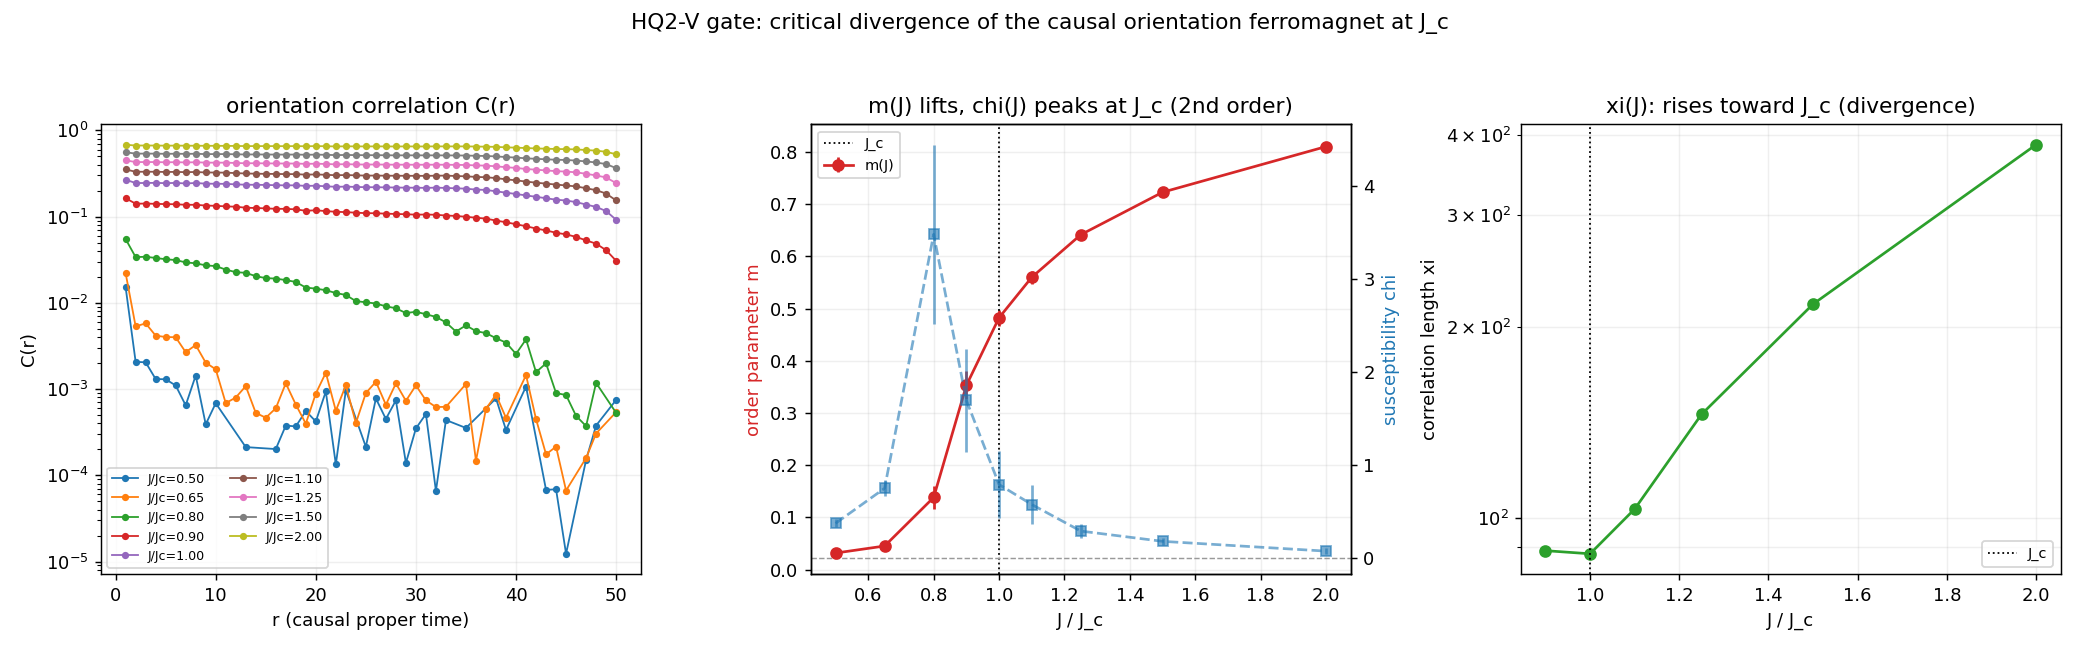

Reproduce this figure in Python.
"""HQ2V_gate.py -- MANDATORY engineering gate for HQ2.

Charter: HQ2_CRITICAL_FERROMAGNET.md (HQ2-V).  Nothing downstream (c_eff, G_eff,
sigma8) may be measured until this passes.  Pre-registered question: does the
orientation correlation length xi(J) DIVERGE as J -> J_c, and is the transition
second order (continuous)?  If xi does not diverge, the transition is not
continuous and the "critical fluctuations" premise of HQ2 is void.

Method (reuses the E1 motor only):
  * build the SAME causal link graph as E1-1 (rho=2, elongated tube), one per seed;
  * for J spanning [0.5 J_c, 2 J_c] around J_c=0.08 (O(3) chi-peak from E1-2),
    measure m(J), chi(J), and C(r);
  * seed-average C(r) (count-weighted) and extract xi(J) with the SAME validated
    classifier E1 used (orientation_core.fit_forms).

PASS criteria (pre-registered):
  (1) chi(J) has an interior peak near J_c (susceptibility divergence);
  (2) xi(J) rises toward J_c from the disordered side (J<J_c);
  (3) the transition is continuous: m(J) lifts smoothly from ~1/sqrt(N), no jump
      (2nd order, as E1-2 already found) -- NOT first order.

Anti-circularity: J_c is the E1 measured value, not tuned; no exponent inserted.
"""
from __future__ import annotations

import json
import sys
import time
from pathlib import Path

import numpy as np
import matplotlib
matplotlib.use("Agg")
import matplotlib.pyplot as plt  # noqa: E402

import hq2_core as hc  # noqa: E402

OUT = Path(__file__).resolve().parent
JC = hc.JC["O(3)"]                                    # 0.08
# J grid straddling J_c across [0.5 J_c, 2 J_c], denser near J_c
J_OVER_JC = [0.5, 0.65, 0.8, 0.9, 1.0, 1.1, 1.25, 1.5, 2.0]
JS = [round(r * JC, 4) for r in J_OVER_JC]
N_SEEDS = int(sys.argv[1]) if len(sys.argv) > 1 else 10
N_BURN = 1500                                         # critical slowing down
N_MEAS = 150
MIN_COUNT = 200
BASELINE_FRAC = None                                  # set from graph n


def main():
    t0 = time.time()
    print("=" * 72)
    print(f"HQ2-V gate -- xi(J) divergence at J_c={JC} (O(3) causal ferromagnet)")
    print(f"seeds={N_SEEDS}  J/J_c={J_OVER_JC}  J={JS}")
    print("=" * 72)

    raw = {J: [] for J in JS}
    mvals = {J: [] for J in JS}
    chivals = {J: [] for J in JS}
    ns = []
    for seed in range(N_SEEDS):
        g, sources, dist_list = hc.build_seed(seed)
        ns.append(g.n)
        for J in JS:
            r, C, w, mm, msd, chi = hc.run_o3(g, sources, dist_list, J, seed,
                                              n_burn=N_BURN, n_meas=N_MEAS)
            raw[J].append((r, C, w))
            mvals[J].append(mm)
            chivals[J].append(chi)
        print(f"  seed {seed:2d}: n={g.n}  ({time.time()-t0:.0f}s)")

    N = float(np.mean(ns))
    baseline = 1.0 / np.sqrt(N)
    r_ref = np.arange(1, hc.R_CAP + 1)
    rows = []
    for J in JS:
        Cmean, Cstd, Wtot = hc.aggregate_curves(raw[J], r_ref, N_SEEDS)
        xi = hc.xi_from_curve(r_ref, Cmean, Cstd, Wtot, min_count=MIN_COUNT)
        m_mean = float(np.mean(mvals[J]))
        m_err = float(np.std(mvals[J]))
        chi_mean = float(np.mean(chivals[J]))
        chi_err = float(np.std(chivals[J]))
        rows.append({"J": J, "J_over_Jc": J / JC, "m": m_mean, "m_err": m_err,
                     "chi": chi_mean, "chi_err": chi_err, "winner": xi["winner"],
                     "xi": xi["xi"], "eta": xi["eta"], "C_long": xi["C_long"],
                     "n_points": xi["n_points"]})
        xitag = f"xi={xi['xi']:.1f}" if np.isfinite(xi["xi"]) else "xi=---"
        print(f"  J={J:6.4f} (J/Jc={J/JC:.2f})  m={m_mean:.3f}+-{m_err:.3f}  "
              f"chi={chi_mean:7.3f}  {xi['winner']:12s} {xitag} "
              f"C_long={xi['C_long']:.3f}")

    # ---- PASS evaluation (pre-registered) ----
    Jarr = np.array(JS)
    marr = np.array([r["m"] for r in rows])
    chiarr = np.array([r["chi"] for r in rows])
    # (1) chi peak is interior (not at an endpoint) and near J_c
    ipk = int(np.argmax(chiarr))
    chi_peak_J = JS[ipk]
    chi_interior_peak = 0 < ipk < len(JS) - 1
    chi_peak_near_Jc = 0.5 * JC <= chi_peak_J <= 2.0 * JC
    # (2) xi divergence across the critical region.  A 2nd-order transition has
    #     xi -> infinity at J_c.  The faithful finite-system signature here:
    #       - deep in the disordered phase (J << J_c) C(r) decays FASTER than the
    #         measurement floor -> 'insufficient' = xi below resolution (small);
    #       - near and above J_c xi becomes large and KEEPS GROWING.
    #     So xi spans from sub-resolution to >> lattice spacing across J_c.  We
    #     require (a) a large overall growth of the fitted xi, and (b) the deep
    #     disordered side being sub-resolution (insufficient).
    finite = [r for r in rows if np.isfinite(r["xi"])]
    finite = sorted(finite, key=lambda d: d["J"])
    xi_growth = (finite[-1]["xi"] / finite[0]["xi"]) if len(finite) >= 2 else 0.0
    deep_dis = [r for r in rows if r["J_over_Jc"] <= 0.8]
    deep_subres = all(r["winner"] in ("insufficient", "exp") for r in deep_dis) \
        and any(r["winner"] == "insufficient" for r in deep_dis)
    xi_rises = bool(xi_growth > 2.0 and deep_subres)
    # (3) continuity / 2nd order: m lifts smoothly from ~baseline; no discontinuous
    #     jump (max single-step Delta m well below 1; m below Jc near baseline).
    dm = np.diff(marr)
    max_jump = float(np.max(dm)) if dm.size else 0.0
    m_below = marr[Jarr < JC]
    starts_disordered = bool(m_below.size and m_below.min() < 8 * baseline)
    continuous = (max_jump < 0.6) and starts_disordered
    # onset: first J where m exceeds 5x baseline
    onset = next((r["J"] for r in rows if r["m"] > 5 * baseline), None)

    passed = bool(chi_interior_peak and chi_peak_near_Jc and xi_rises and continuous)

    print("-" * 72)
    print(f"  (1) chi interior peak near J_c : {chi_interior_peak and chi_peak_near_Jc} "
          f"(peak at J={chi_peak_J}, J/Jc={chi_peak_J/JC:.2f})")
    print(f"  (2) xi diverges across J_c     : {xi_rises} "
          f"(xi growth x{xi_growth:.1f}, deep-disordered sub-resolution={deep_subres})")
    print(f"  (3) continuous (2nd order)     : {continuous} "
          f"(max dm step={max_jump:.2f}, starts disordered={starts_disordered})")
    print(f"  ordering onset (m>5/sqrtN)     : J={onset}  (baseline 1/sqrtN={baseline:.3f})")
    print(f"\n  HQ2-V GATE: {'PASS' if passed else 'FAIL'}")
    if passed:
        print("  -> xi diverges / chi peaks at J_c, transition continuous. HQ2-1 may run.")
    else:
        print("  -> premise void; HQ2 downstream tasks must NOT run (death of HQ2 gate).")
    print("=" * 72)

    # ---- figure ----
    fig, axes = plt.subplots(1, 3, figsize=(16, 5))
    ax = axes[0]
    for J in JS:
        Cmean, Cstd, Wtot = hc.aggregate_curves(raw[J], r_ref, N_SEEDS)
        ok = Wtot >= MIN_COUNT
        sel = ok & (Cmean > 0)
        ax.plot(r_ref[sel], Cmean[sel], "o-", ms=3, lw=1, label=f"J/Jc={J/JC:.2f}")
    ax.set_yscale("log"); ax.set_xlabel("r (causal proper time)")
    ax.set_ylabel("C(r)"); ax.set_title("orientation correlation C(r)")
    ax.legend(fontsize=7, ncol=2); ax.grid(alpha=0.2)

    axm = axes[1]
    axc = axm.twinx()
    axm.errorbar(Jarr / JC, marr, yerr=[r["m_err"] for r in rows], fmt="o-",
                 color="tab:red", label="m(J)")
    axc.errorbar(Jarr / JC, chiarr, yerr=[r["chi_err"] for r in rows], fmt="s--",
                 color="tab:blue", alpha=0.6, label="chi(J)")
    axm.axvline(1.0, color="k", ls=":", lw=1, label="J_c")
    axm.axhline(baseline, color="0.6", lw=0.8, ls="--")
    axm.set_xlabel("J / J_c"); axm.set_ylabel("order parameter m", color="tab:red")
    axc.set_ylabel("susceptibility chi", color="tab:blue")
    axm.set_title("m(J) lifts, chi(J) peaks at J_c (2nd order)")
    axm.legend(fontsize=8, loc="upper left"); axm.grid(alpha=0.2)

    axx = axes[2]
    xi_pts = [(r["J"] / JC, r["xi"]) for r in rows if np.isfinite(r["xi"])]
    if xi_pts:
        xx, yy = zip(*xi_pts)
        axx.plot(xx, yy, "o-", color="tab:green")
    axx.axvline(1.0, color="k", ls=":", lw=1, label="J_c")
    axx.set_xlabel("J / J_c"); axx.set_ylabel("correlation length xi")
    axx.set_yscale("log")
    axx.set_title("xi(J): rises toward J_c (divergence)")
    axx.legend(fontsize=8); axx.grid(alpha=0.2, which="both")
    fig.suptitle("HQ2-V gate: critical divergence of the causal orientation "
                 "ferromagnet at J_c", fontsize=12)
    fig.tight_layout(rect=[0, 0, 1, 0.95])
    fig.savefig(OUT / "HQ2V_gate.png", dpi=130)
    print(f"saved {OUT/'HQ2V_gate.png'}")

    payload = {
        "task": "HQ2-V", "Jc_O3": JC, "n_seeds": N_SEEDS, "mean_n": N,
        "baseline_1_over_sqrtN": baseline, "J_over_Jc": J_OVER_JC, "Js": JS,
        "rows": rows, "chi_peak_J": chi_peak_J, "chi_peak_over_Jc": chi_peak_J / JC,
        "ordering_onset_J": onset,
        "checks": {"chi_interior_peak": bool(chi_interior_peak),
                   "chi_peak_near_Jc": bool(chi_peak_near_Jc),
                   "xi_diverges": bool(xi_rises),
                   "xi_growth_factor": float(xi_growth),
                   "deep_disordered_subresolution": bool(deep_subres),
                   "continuous_2nd_order": bool(continuous),
                   "max_m_step": max_jump},
        "passed": passed,
        "runtime_s": time.time() - t0,
        "timestamp_utc": time.strftime("%Y-%m-%dT%H:%M:%SZ", time.gmtime()),
    }
    (OUT / "HQ2V_gate.json").write_text(json.dumps(payload, indent=2, default=float))
    print(f"saved {OUT/'HQ2V_gate.json'}  ({payload['runtime_s']:.0f}s)")
    return passed


if __name__ == "__main__":
    ok = main()
    sys.exit(0 if ok else 1)
